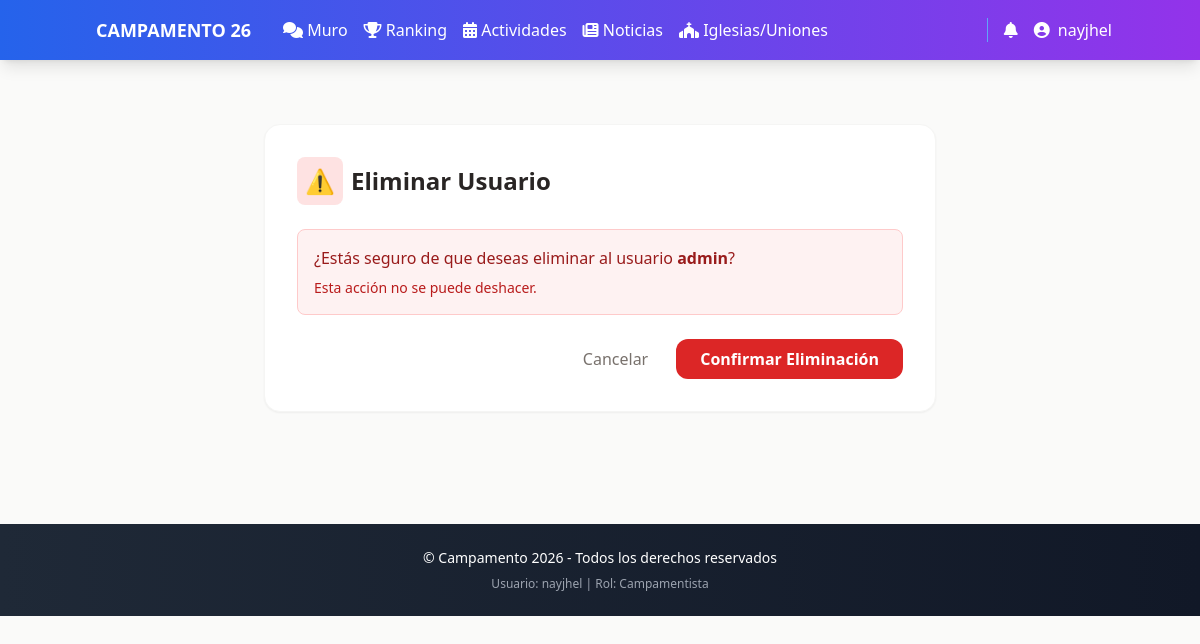
/usuarios/2/eliminar/ (signed in), run on the app's committed database.
### principal/models.py (models this page shows)
class Usuario(AbstractUser):
    ROLES = (
        ('admin', 'Administrador'),
        ('director', 'Director'),
        ('lider', 'Líder'),
        ('inscripcion', 'Inscripción'),
        ('campamentista', 'Campamentista'),
        ('pastor', 'Pastor'),
    )
    rol = models.CharField(max_length=15, choices=ROLES, default='campamentista')

### principal/views.py (the view)
# urls.py: path('usuarios/<int:usuario_id>/eliminar/', views.eliminar_usuario, name='eliminar_usuario'),
def eliminar_usuario(request, usuario_id):
    usuario = get_object_or_404(Usuario, id=usuario_id)
    if request.method == 'POST':
        username = usuario.username
        usuario.delete()
        messages.success(request, f'Usuario {username} eliminado correctamente.')
        return redirect('listar_usuarios')
    return render(request, 'principal/usuario_eliminar.html', {'usuario': usuario})

### principal/templates/principal/usuario_eliminar.html (shortened to what this page needs)
{% extends 'principal/base.html' %}
{% block content %}
<div class="max-w-2xl mx-auto my-10 bg-white p-8 rounded-2xl shadow-sm border border-stone-100">
    <h2 class="text-2xl font-bold text-stone-800 mb-6 flex items-center gap-2">
        <span class="p-2 bg-red-100 text-red-600 rounded-lg">⚠️</span>
        Eliminar Usuario
    </h2>
    <div class="bg-red-50 border border-red-200 p-4 rounded-lg mb-6">
        <p class="text-red-800">¿Estás seguro de que deseas eliminar al usuario <strong>{{ usuario.username }}</strong>?</p>
        <p class="text-red-700 text-sm mt-2">Esta acción no se puede deshacer.</p>
    </div>
    <form method="post" class="space-y-4">
        <div class="flex justify-end gap-3 mt-8">
            <a href="{% url 'listar_usuarios' %}" class="px-4 py-2 text-stone-500 hover:text-stone-700">Cancelar</a>
            <button type="submit" class="bg-red-600 text-white px-6 py-2 rounded-xl font-bold hover:bg-red-700">
                Confirmar Eliminación
            </button>
        </div>
    </form>
</div>
{% endblock %}

### principal/templates/principal/base.html (shortened to what this page needs)
<!DOCTYPE html>
{% load static %}
<html lang="es">
<head>
    <script src="https://cdn.tailwindcss.com"></script>
    <link rel="stylesheet" href="https://cdnjs.cloudflare.com/ajax/libs/font-awesome/6.4.0/css/all.min.css">
</head>
<body class="bg-stone-50 font-sans">
    <nav class="bg-gradient-to-r from-blue-600 to-purple-600 p-4 text-white shadow-lg" role="navigation" aria-label="Principal">
        <div class="container mx-auto flex justify-between items-center">
            <a href="{% if user.is_authenticated %}{% url 'dashboard' %}{% else %}{% url 'login' %}{% endif %}" class="font-bold text-lg flex items-center gap-2">
                CAMPAMENTO 26
            </a>
            <div class="flex-1 ml-8">
                <div class="space-x-4 flex items-center">
                    {% if user.is_authenticated %}
                        <a href="{% url 'muro' %}" class="hover:text-blue-100 transition" title="Red Social">
                            <i class="fas fa-comments"></i> Muro
                        </a>
                        <a href="{% url 'ranking' %}" class="hover:text-blue-100 transition" title="Ranking de Puntos">
                            <i class="fas fa-trophy"></i> Ranking
                        </a>
                        <a href="{% url 'listar_actividades' %}" class="hover:text-blue-100 transition" title="Cronograma de Actividades">
                            <i class="fas fa-calendar-alt"></i> Actividades
                        </a>
                        <a href="{% url 'listar_noticias' %}" class="hover:text-blue-100 transition" title="Noticias del Campamento">
                            <i class="fas fa-newspaper"></i> Noticias
                        </a>
                        <a href="{% url 'gestionar_iglesias_uniones' %}" class="hover:text-blue-100 transition" title="Gestión de Iglesias y Uniones">
    <i class="fas fa-church"></i> Iglesias/Uniones
</a>
                    {% endif %}
                </div>
            </div>
            <div class="flex items-center gap-4 border-l border-blue-400 pl-4">
                {% if user.is_authenticated %}
                    <a href="{% url 'listar_notificaciones' %}" class="hover:text-blue-100 transition relative" title="Notificaciones">
                        <i class="fas fa-bell"></i>
                    </a>
                    <div class="dropdown relative group">
                        <button class="hover:text-blue-100 transition flex items-center gap-2">
                            <i class="fas fa-user-circle"></i>
                            <span>{{ user.first_name|default:user.username }}</span>
                        </button>
                    </div>
                {% else %}
                    <a href="{% url 'login' %}" class="bg-yellow-400 hover:bg-yellow-500 text-gray-900 font-bold py-2 px-4 rounded transition">
                        <i class="fas fa-sign-in-alt mr-2"></i>Iniciar Sesión
                    </a>
                {% endif %}
            </div>
        </div>
    </nav>
    <main id="main" role="main" class="container mx-auto py-6">
        {% block content %}{% endblock %}
    </main>
    <footer class="bg-gradient-to-r from-gray-800 to-gray-900 text-white text-sm p-6 mt-12">
        <div class="container mx-auto text-center">
            <p>&copy; Campamento 2026 - Todos los derechos reservados</p>
            {% if user.is_authenticated %}
                <p class="text-xs text-gray-400 mt-2">Usuario: {{ user.username }} | Rol: {{ user.get_rol_display|default:user.rol }}</p>
            {% endif %}
        </div>
    </footer>
</body>
</html>

### data on the page
Usuario: first_name "nayjhel", username "nayjhel", rol "Campamentista"
Usuario: username "admin"
